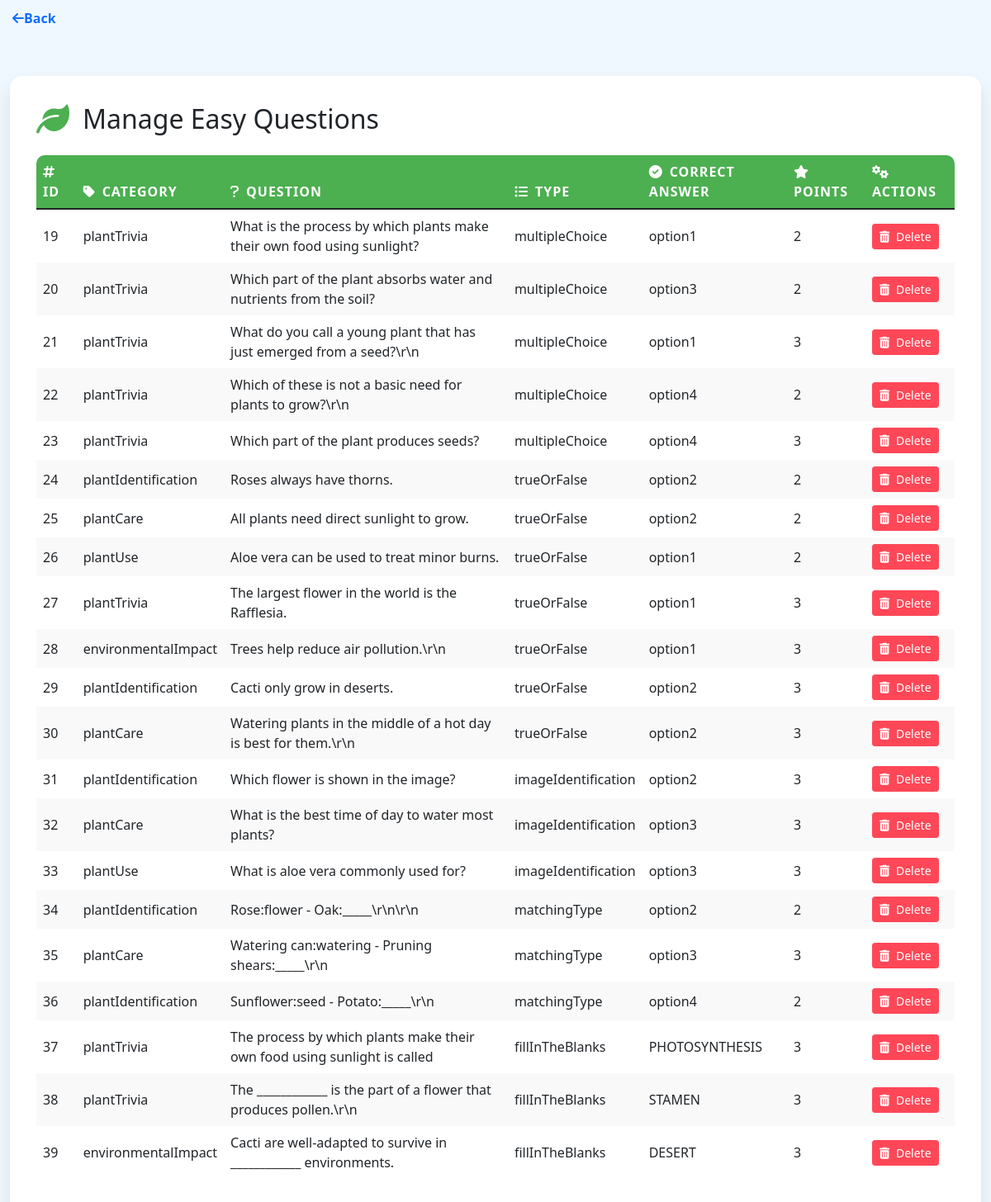
Screenshot of /manage_question_easy.php with the database file from the repository.
### tables this page shows
CREATE TABLE `easy` (
  `easyID` int(11) NOT NULL,
  `Ecategory` varchar(255) NOT NULL,
  `EtypeQuestion` varchar(255) NOT NULL,
  `Epoint` int(11) NOT NULL,
  `Equestion` varchar(255) NOT NULL,
  `option1` varchar(255) NOT NULL,
  `option2` varchar(255) NOT NULL,
  `option3` varchar(255) NOT NULL,
  `option4` varchar(255) NOT NULL,
  `Ecorrectanswer` varchar(255) NOT NULL,
  `Eimgupload` varchar(255) NOT NULL
);

### manage_question_easy.php (the view, shortened to what this page needs)
<?php
$servername = "localhost";
$username = "root";
$password = "";
$dbname = "floraquiz";
$conn = new mysqli($servername, $username, $password, $dbname);
$sql = "SELECT * FROM easy";
$result = $conn->query($sql);
?>
<!DOCTYPE html>
<html lang="en">
<head>
    <link href="https://cdn.jsdelivr.net/npm/bootstrap@5.1.3/dist/css/bootstrap.min.css" rel="stylesheet">
    <link href="https://cdnjs.cloudflare.com/ajax/libs/font-awesome/6.0.0-beta3/css/all.min.css" rel="stylesheet">
</head>
<body>
<div class="action-buttons">
    <a href="#" class="action-button back-button" onclick="goBack()">
        <i class="fas fa-arrow-left icon"></i>Back
    </a>
</div>
<div class="container mt-5">
        <div class="card mb-4 fade-in">
            <div class="card-body">
                <h2 class="card-title mb-4 d-flex align-items-center">
                    <i class="fas fa-leaf header-icon"></i>
                    Manage Easy Questions
                </h2>
                <div class="table-responsive">
                    <table class="table table-hover">
                        <thead>
                            <tr>
                                <th><i class="fas fa-hashtag me-2"></i>ID</th>
                                <th><i class="fas fa-tag me-2"></i>Category</th>
                                <th><i class="fas fa-question me-2"></i>Question</th>
                                <th><i class="fas fa-list-ul me-2"></i>Type</th>
                                <th><i class="fas fa-check-circle me-2"></i>Correct Answer</th>
                                <th><i class="fas fa-star me-2"></i>Points</th>
                                <th><i class="fas fa-cogs me-2"></i>Actions</th>
                            </tr>
                        </thead>
                        <tbody>
                            <?php
                            if ($result->num_rows > 0) {
                                while($row = $result->fetch_assoc()) {
                                    echo "<tr>";
                                    echo "<td>".$row["easyID"]."</td>";
                                    echo "<td>".$row["Ecategory"]."</td>";
                                    echo "<td>".$row["Equestion"]."</td>";
                                    echo "<td>".$row["EtypeQuestion"]."</td>";
                                    echo "<td>".$row["Ecorrectanswer"]."</td>";
                                    echo "<td>".$row["Epoint"]."</td>";
                                    echo "<td>
                                            <button type='button' class='btn btn-delete btn-sm' onclick='showDeleteModal(".$row["easyID"].")'>
                                                <i class='fas fa-trash-alt me-1'></i> Delete
                                            </button>
                                          </td>";
                                    echo "</tr>";
                                }
                            } else {
                                echo "<tr><td colspan='7' class='text-center'>No questions found</td></tr>";
                            }
                            ?>
                        </tbody>
                    </table>
                </div>
            </div>
        </div>
    </div>
</body>
</html>

### manage_question_easy.php (style rules this page uses)
body { background-color: #f0f8ff; font-family: 'Segoe UI', Tahoma, Geneva, Verdana, sans-serif; }
.container { max-width: 1400px; }
.card { border: none; border-radius: 15px; box-shadow: 0 10px 20px rgba(0, 0, 0, 0.1); transition: all 0.3s ease; overflow: hidden; }
.card-body { padding: 2rem; }
.table { border-radius: 10px; overflow: hidden; }
.table th { background-color: #4CAF50; color: white; font-weight: 600; text-transform: uppercase; letter-spacing: 1px; border: none; }
.table td { vertical-align: middle; border: none; transition: background-color 0.3s ease; }
.table tr:nth-child(even) { background-color: #f9f9f9; }
.btn-delete { background-color: #ff4757; border-color: #ff4757; color: white; transition: all 0.3s ease; }
.header-icon { font-size: 2.5rem; color: #4CAF50; margin-right: 1rem; animation: bounce 2s infinite; }
.fade-in { animation: fadeIn 0.5s; }
.action-buttons { display: flex; justify-content: space-between; align-items: center; margin-bottom: 20px; }
.action-button { padding: 10px 15px; border: none; border-radius: 50px; cursor: pointer; font-size: 16px; font-weight: 600; transition: all 0.3s ease; display: flex; align-items: center; justify-content: center; text-decoration: none; }

### rows the page displays
easy: easyID "19", Ecategory "plantTrivia", Equestion "What is the process by which plants make their own food using sunlight?", EtypeQuestion "multipleChoice", Ecorrectanswer "option1", Epoint "2"
easy: easyID "20", Ecategory "plantTrivia", Equestion "Which part of the plant absorbs water and nutrients from the soil?", EtypeQuestion "multipleChoice", Ecorrectanswer "option3", Epoint "2"
easy: easyID "21", Ecategory "plantTrivia", Equestion "What do you call a young plant that has just emerged from a seed?\\r\\n", EtypeQuestion "multipleChoice", Ecorrectanswer "option1", Epoint "3"
easy: easyID "22", Ecategory "plantTrivia", Equestion "Which of these is not a basic need for plants to grow?\\r\\n", EtypeQuestion "multipleChoice", Ecorrectanswer "option4", Epoint "2"
easy: easyID "23", Ecategory "plantTrivia", Equestion "Which part of the plant produces seeds?", EtypeQuestion "multipleChoice", Ecorrectanswer "option4", Epoint "3"
easy: easyID "24", Ecategory "plantIdentification", Equestion "Roses always have thorns.", EtypeQuestion "trueOrFalse", Ecorrectanswer "option2", Epoint "2"
easy: easyID "25", Ecategory "plantCare", Equestion "All plants need direct sunlight to grow.", EtypeQuestion "trueOrFalse", Ecorrectanswer "option2", Epoint "2"
easy: easyID "26", Ecategory "plantUse", Equestion "Aloe vera can be used to treat minor burns.", EtypeQuestion "trueOrFalse", Ecorrectanswer "option1", Epoint "2"
easy: easyID "27", Ecategory "plantTrivia", Equestion "The largest flower in the world is the Rafflesia.", EtypeQuestion "trueOrFalse", Ecorrectanswer "option1", Epoint "3"
easy: easyID "28", Ecategory "environmentalImpact", Equestion "Trees help reduce air pollution.\\r\\n", EtypeQuestion "trueOrFalse", Ecorrectanswer "option1", Epoint "3"
easy: easyID "29", Ecategory "plantIdentification", Equestion "Cacti only grow in deserts.", EtypeQuestion "trueOrFalse", Ecorrectanswer "option2", Epoint "3"
easy: easyID "30", Ecategory "plantCare", Equestion "Watering plants in the middle of a hot day is best for them.\\r\\n", EtypeQuestion "trueOrFalse", Ecorrectanswer "option2", Epoint "3"
easy: easyID "31", Ecategory "plantIdentification", Equestion "Which flower is shown in the image?", EtypeQuestion "imageIdentification", Ecorrectanswer "option2", Epoint "3"
easy: easyID "32", Ecategory "plantCare", Equestion "What is the best time of day to water most plants?", EtypeQuestion "imageIdentification", Ecorrectanswer "option3", Epoint "3"
easy: easyID "33", Ecategory "plantUse", Equestion "What is aloe vera commonly used for?", EtypeQuestion "imageIdentification", Ecorrectanswer "option3", Epoint "3"
easy: easyID "34", Ecategory "plantIdentification", Equestion "Rose:flower - Oak:_____\\r\\n\\r\\n", EtypeQuestion "matchingType", Ecorrectanswer "option2", Epoint "2"
easy: easyID "35", Ecategory "plantCare", Equestion "Watering can:watering - Pruning shears:_____\\r\\n", EtypeQuestion "matchingType", Ecorrectanswer "option3", Epoint "3"
easy: easyID "36", Ecategory "plantIdentification", Equestion "Sunflower:seed - Potato:_____\\r\\n", EtypeQuestion "matchingType", Ecorrectanswer "option4", Epoint "2"
easy: easyID "37", Ecategory "plantTrivia", Equestion "The process by which plants make their own food using sunlight is called", EtypeQuestion "fillInTheBlanks", Ecorrectanswer "PHOTOSYNTHESIS", Epoint "3"
easy: easyID "38", Ecategory "plantTrivia", Equestion "The ____________ is the part of a flower that produces pollen.\\r\\n", EtypeQuestion "fillInTheBlanks", Ecorrectanswer "STAMEN", Epoint "3"
easy: easyID "39", Ecategory "environmentalImpact", Equestion "Cacti are well-adapted to survive in ____________ environments.", EtypeQuestion "fillInTheBlanks", Ecorrectanswer "DESERT", Epoint "3"
